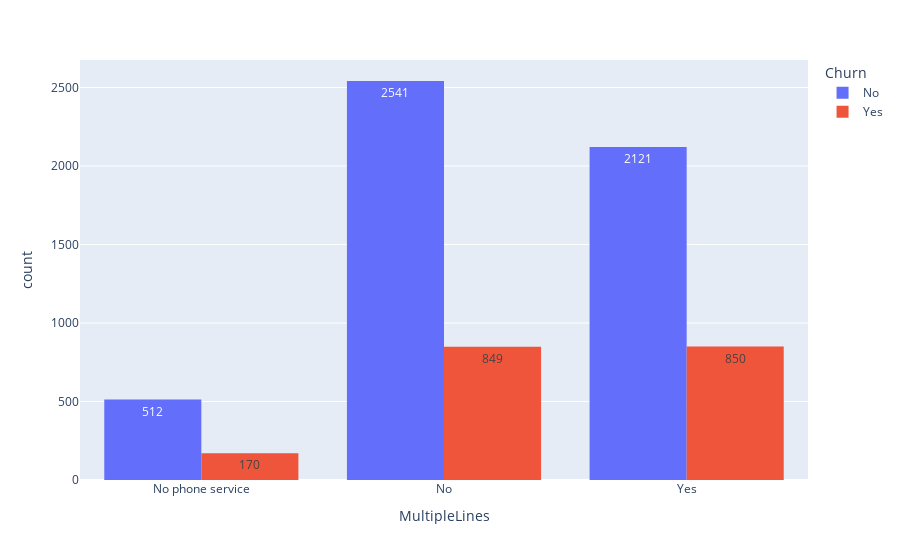

Notebook cell for this chart:
### Markdown cell above
### Multiple Lines

### Code cell
px.histogram(churn, x='MultipleLines', color='Churn', text_auto=True, barmode='group')

### Figure 1 — Plotly figure (JSON) as saved in the notebook; plotly's stock layout.template omitted (floating-point values rounded to 4 significant figures; data arrays with more than 128 entries replaced by an {"elided": "..."} marker saying what was removed)
{"data": [{"alignmentgroup": "True", "bingroup": "x", "hovertemplate": "Churn=No<br>MultipleLines=%{x}<br>count=%{y}<extra></extra>", "legendgroup": "No", "marker": {"color": "#636efa", "pattern": {"shape": ""}}, "name": "No", "offsetgroup": "No", "orientation": "v", "showlegend": true, "texttemplate": "%{value}", "type": "histogram", "x": {"elided": "5174 str values"}, "xaxis": "x", "yaxis": "y"}, {"alignmentgroup": "True", "bingroup": "x", "hovertemplate": "Churn=Yes<br>MultipleLines=%{x}<br>count=%{y}<extra></extra>", "legendgroup": "Yes", "marker": {"color": "#EF553B", "pattern": {"shape": ""}}, "name": "Yes", "offsetgroup": "Yes", "orientation": "v", "showlegend": true, "texttemplate": "%{value}", "type": "histogram", "x": {"elided": "1869 str values"}, "xaxis": "x", "yaxis": "y"}], "layout": {"barmode": "group", "legend": {"title": {"text": "Churn"}, "tracegroupgap": 0}, "margin": {"t": 60}, "xaxis": {"anchor": "y", "domain": [0, 1], "title": {"text": "MultipleLines"}}, "yaxis": {"anchor": "x", "domain": [0, 1], "title": {"text": "count"}}}}
